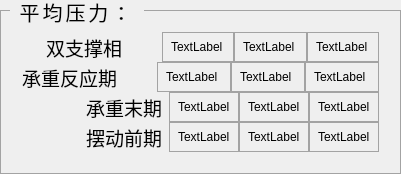
         <widget class="QGroupBox" name="groupBox_25">
          <property name="styleSheet">
           <string notr="true">QGroupBox
{
font-size: 20px;
font-family:黑体;
font-weight: normal;
color: #000000;
letter-spacing: 3px;
 border: 1px solid #a3a3a3; /* 1px 浅灰色实线边框 */
   margin-top: 10px; /* 给标题留出足够的顶部空间 */
  padding: 10px 10px 10px 10px; 


}
/* 单独设置标题样式，避免标题和边框重叠 */
QGroupBox::title {
    subcontrol-origin: margin;
    left: 10px; /* 标题距左侧距离 */
    top: 0px; /* 标题向上偏移，卡在边框上 */

    padding: 0 5px; /* 标题左右留白，避免文字贴边框 */
}
QLabel{
	font: 14pt &quot;Microsoft YaHei UI&quot;;
	color: rgb(0, 0, 0);
}
</string>
          </property>
          <property name="title">
           <string>平均压力：</string>
          </property>
          <property name="flat">
           <bool>false</bool>
          </property>
          <property name="checkable">
           <bool>false</bool>
          </property>
          <layout class="QVBoxLayout" name="verticalLayout_3">
           <property name="spacing">
            <number>0</number>
           </property>
           <item>
            <layout class="QHBoxLayout" name="horizontalLayout_9">
             <property name="spacing">
              <number>0</number>
             </property>
             <item>
              <widget class="QLabel" name="label_21">
               <property name="sizePolicy">
                <sizepolicy hsizetype="Preferred" vsizetype="Fixed">
                 <horstretch>0</horstretch>
                 <verstretch>0</verstretch>
                </sizepolicy>
               </property>
               <property name="minimumSize">
                <size>
                 <width>100</width>
                 <height>30</height>
                </size>
               </property>
               <property name="font">
                <font>
                 <family>Microsoft YaHei UI</family>
                 <pointsize>14</pointsize>
                 <italic>false</italic>
                 <bold>false</bold>
                </font>
               </property>
               <property name="text">
                <string>双支撑相</string>
               </property>
               <property name="alignment">
                <set>Qt::AlignmentFlag::AlignRight|Qt::AlignmentFlag::AlignTrailing|Qt::AlignmentFlag::AlignVCenter</set>
               </property>
              </widget>
             </item>
             <item>
              <widget class="QLabel" name="label_22">
               <property name="maximumSize">
                <size>
                 <width>40</width>
                 <height>16777215</height>
                </size>
               </property>
               <property name="text">
                <string/>
               </property>
              </widget>
             </item>
             <item>
              <widget class="QLabel" name="left_mean_pressures_0">
               <property name="styleSheet">
                <string notr="true">  QLabel {
        border: 1px solid #a3a3a3; /* 1px浅灰色实线边框 */
        padding: 5px; /* 文字与边框间距5px，避免贴边 */
       
    }</string>
               </property>
               <property name="frameShape">
                <enum>QFrame::Shape::Box</enum>
               </property>
               <property name="text">
                <string>TextLabel</string>
               </property>
              </widget>
             </item>
             <item>
              <widget class="QLabel" name="right_mean_pressures_0">
               <property name="styleSheet">
                <string notr="true">  QLabel {
        border: 1px solid #a3a3a3; /* 1px浅灰色实线边框 */
        padding: 5px; /* 文字与边框间距5px，避免贴边 */
       
    }</string>
               </property>
               <property name="frameShape">
                <enum>QFrame::Shape::Box</enum>
               </property>
               <property name="text">
                <string>TextLabel</string>
               </property>
              </widget>
             </item>
             <item>
              <widget class="QLabel" name="diff_mean_pressures_0">
               <property name="styleSheet">
                <string notr="true">  QLabel {
        border: 1px solid #a3a3a3; /* 1px浅灰色实线边框 */
        padding: 5px; /* 文字与边框间距5px，避免贴边 */
       
    }</string>
               </property>
               <property name="frameShape">
                <enum>QFrame::Shape::Box</enum>
               </property>
               <property name="text">
                <string>TextLabel</string>
               </property>
              </widget>
             </item>
            </layout>
           </item>
           <item>
            <layout class="QHBoxLayout" name="horizontalLayout_10">
             <property name="spacing">
              <number>0</number>
             </property>
             <item>
              <widget class="QLabel" name="label_29">
               <property name="sizePolicy">
                <sizepolicy hsizetype="Preferred" vsizetype="Fixed">
                 <horstretch>0</horstretch>
                 <verstretch>0</verstretch>
                </sizepolicy>
               </property>
               <property name="minimumSize">
                <size>
                 <width>25</width>
                 <height>30</height>
                </size>
               </property>
               <property name="font">
                <font>
                 <family>Microsoft YaHei UI</family>
                 <pointsize>14</pointsize>
                 <italic>false</italic>
                 <bold>false</bold>
                </font>
               </property>
               <property name="text">
                <string>承重反应期</string>
               </property>
               <property name="alignment">
                <set>Qt::AlignmentFlag::AlignRight|Qt::AlignmentFlag::AlignTrailing|Qt::AlignmentFlag::AlignVCenter</set>
               </property>
              </widget>
             </item>
             <item>
              <widget class="QLabel" name="label_30">
               <property name="maximumSize">
                <size>
                 <width>40</width>
                 <height>16777215</height>
                </size>
               </property>
               <property name="text">
                <string/>
               </property>
              </widget>
             </item>
             <item>
              <widget class="QLabel" name="left_mean_pressures_1">
               <property name="styleSheet">
                <string notr="true">  QLabel {
        border: 1px solid #a3a3a3; /* 1px浅灰色实线边框 */
        padding: 5px; /* 文字与边框间距5px，避免贴边 */
       
    }</string>
               </property>
               <property name="frameShape">
                <enum>QFrame::Shape::NoFrame</enum>
               </property>
               <property name="text">
                <string>TextLabel</string>
               </property>
              </widget>
             </item>
             <item>
              <widget class="QLabel" name="right_mean_pressures_1">
               <property name="styleSheet">
                <string notr="true">  QLabel {
        border: 1px solid #a3a3a3; /* 1px浅灰色实线边框 */
        padding: 5px; /* 文字与边框间距5px，避免贴边 */
       
    }</string>
               </property>
               <property name="frameShape">
                <enum>QFrame::Shape::Panel</enum>
               </property>
               <property name="frameShadow">
                <enum>QFrame::Shadow::Plain</enum>
               </property>
               <property name="text">
                <string>TextLabel</string>
               </property>
              </widget>
             </item>
             <item>
              <widget class="QLabel" name="diff_mean_pressures_1">
               <property name="styleSheet">
                <string notr="true">  QLabel {
        border: 1px solid #a3a3a3; /* 1px浅灰色实线边框 */
        padding: 5px; /* 文字与边框间距5px，避免贴边 */
       
    }</string>
               </property>
               <property name="text">
                <string>TextLabel</string>
               </property>
              </widget>
             </item>
            </layout>
           </item>
           <item>
            <layout class="QHBoxLayout" name="horizontalLayout_11">
             <property name="spacing">
              <number>0</number>
             </property>
             <item>
              <widget class="QLabel" name="label_34">
               <property name="minimumSize">
                <size>
                 <width>140</width>
                 <height>30</height>
                </size>
               </property>
               <property name="font">
                <font>
                 <family>Microsoft YaHei UI</family>
                 <pointsize>14</pointsize>
                 <italic>false</italic>
                 <bold>false</bold>
                </font>
               </property>
               <property name="text">
                <string>承重末期</string>
               </property>
               <property name="alignment">
                <set>Qt::AlignmentFlag::AlignRight|Qt::AlignmentFlag::AlignTrailing|Qt::AlignmentFlag::AlignVCenter</set>
               </property>
              </widget>
             </item>
             <item>
              <widget class="QLabel" name="label_35">
               <property name="maximumSize">
                <size>
                 <width>40</width>
                 <height>16777215</height>
                </size>
               </property>
               <property name="text">
                <string/>
               </property>
              </widget>
             </item>
             <item>
              <widget class="QLabel" name="left_mean_pressures_2">
               <property name="styleSheet">
                <string notr="true">  QLabel {
        border: 1px solid #a3a3a3; /* 1px浅灰色实线边框 */
        padding: 5px; /* 文字与边框间距5px，避免贴边 */
       
    }</string>
               </property>
               <property name="text">
                <string>TextLabel</string>
               </property>
              </widget>
             </item>
             <item>
              <widget class="QLabel" name="right_mean_pressures_2">
               <property name="styleSheet">
                <string notr="true">  QLabel {
        border: 1px solid #a3a3a3; /* 1px浅灰色实线边框 */
        padding: 5px; /* 文字与边框间距5px，避免贴边 */
       
    }</string>
               </property>
               <property name="text">
                <string>TextLabel</string>
               </property>
              </widget>
             </item>
             <item>
              <widget class="QLabel" name="diff_mean_pressures_2">
               <property name="styleSheet">
                <string notr="true">  QLabel {
        border: 1px solid #a3a3a3; /* 1px浅灰色实线边框 */
        padding: 5px; /* 文字与边框间距5px，避免贴边 */
       
    }</string>
               </property>
               <property name="text">
                <string>TextLabel</string>
               </property>
              </widget>
             </item>
            </layout>
           </item>
           <item>
            <layout class="QHBoxLayout" name="horizontalLayout_12">
             <property name="spacing">
              <number>0</number>
             </property>
             <item>
              <widget class="QLabel" name="label_39">
               <property name="minimumSize">
                <size>
                 <width>140</width>
                 <height>30</height>
                </size>
               </property>
               <property name="font">
                <font>
                 <family>Microsoft YaHei UI</family>
                 <pointsize>14</pointsize>
                 <italic>false</italic>
                 <bold>false</bold>
                </font>
               </property>
               <property name="styleSheet">
                <string notr="true"/>
               </property>
               <property name="text">
                <string>摆动前期</string>
               </property>
               <property name="alignment">
                <set>Qt::AlignmentFlag::AlignRight|Qt::AlignmentFlag::AlignTrailing|Qt::AlignmentFlag::AlignVCenter</set>
               </property>
              </widget>
             </item>
             <item>
              <widget class="QLabel" name="label_40">
               <property name="maximumSize">
                <size>
                 <width>40</width>
                 <height>16777215</height>
                </size>
               </property>
               <property name="text">
                <string/>
               </property>
              </widget>
             </item>
             <item>
              <widget class="QLabel" name="left_mean_pressures_3">
               <property name="styleSheet">
                <string notr="true">  QLabel {
        border: 1px solid #a3a3a3; /* 1px浅灰色实线边框 */
        padding: 5px; /* 文字与边框间距5px，避免贴边 */
       
    }</string>
               </property>
               <property name="text">
                <string>TextLabel</string>
               </property>
              </widget>
             </item>
             <item>
              <widget class="QLabel" name="right_mean_pressures_3">
               <property name="styleSheet">
                <string notr="true">  QLabel {
        border: 1px solid #a3a3a3; /* 1px浅灰色实线边框 */
        padding: 5px; /* 文字与边框间距5px，避免贴边 */
       
    }</string>
               </property>
               <property name="text">
                <string>TextLabel</string>
               </property>
              </widget>
             </item>
             <item>
              <widget class="QLabel" name="diff_mean_pressures_3">
               <property name="styleSheet">
                <string notr="true">  QLabel {
        border: 1px solid #a3a3a3; /* 1px浅灰色实线边框 */
        padding: 5px; /* 文字与边框间距5px，避免贴边 */
       
    }</string>
               </property>
               <property name="text">
                <string>TextLabel</string>
               </property>
              </widget>
             </item>
            </layout>
           </item>
          </layout>
         </widget>
